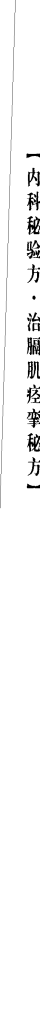
#> input picture scripts/archive/crop_compare/inpaint_p295/01_original.png, 80 x 2055 px (shown at 1/2 size)
$ python -i page_enhance.py   (imports and definitions only)   (older library calls are emulated)
#> lines starting #> are read from the running program, lines starting #| are printed output that depends on the picture; after the words box and inside, x2 and y2 are one past the last pixel; in counts of white or black regions, pixels touching at a corner belong together
"""
整页级图像处理模块

提供整页图像的预处理功能，包括：
- 保守去黑边（仅裁连续纯黑区域 >20px 且全黑率 >99%）
- 倾斜检测与纠偏（投影方差法，多分辨率搜索）
- 阴影去除（形态学闭运算 + cv2.divide）
- 打印质量评估（噪声水平 + 清晰度）
- 年代感知的 CLAHE 增强

所有函数接受 numpy.ndarray 输入，输出处理后图像。
"""

import math
from typing import Optional

import cv2
import numpy as np


# --------------------------------------------------------------------------- #
# 1. 去黑边
# --------------------------------------------------------------------------- #

# [118 lines left out: functions _trim_black_edges_single_axis, remove_black_borders, not called in this run]


# --------------------------------------------------------------------------- #
# 2. 倾斜检测与纠偏
# --------------------------------------------------------------------------- #

def detect_skew_angle(
    gray: np.ndarray,
    angle_range: tuple = (-5.0, 5.1),
    step: float = 0.5,
) -> float:
    """基于投影方差法的倾斜角度检测，支持多分辨率搜索。

    先对下采样图像（长边 800px）进行粗搜（给定 step），
    再在原分辨率 ±1° 范围内以 step/2 进行细搜。

    Parameters
    ----------
    gray :
        灰度图像，dtype uint8。
    angle_range :
        搜索角度范围，(min, max) 度，默认 (-5, 5.1)。
    step :
        粗搜步长，度，默认 0.5。

    Returns
    -------
    float
        检测到的倾斜角度（度），顺时针为正。
    """
    if gray is None or gray.size == 0:
        return 0.0

    gray_work = gray.copy()
    h, w = gray_work.shape[:2]

    # 二值化用于投影方差计算
    _, binary = cv2.threshold(gray_work, 0, 255, cv2.THRESH_BINARY + cv2.THRESH_OTSU)

    # 下采样比例（粗搜用）
    max_dim = max(h, w)
    coarse_scale = 1.0
    if max_dim > 800:
        coarse_scale = 800.0 / max_dim

    coarse_h = int(h * coarse_scale)
    coarse_w = int(w * coarse_scale)

    # 下采样后的二值图
    if coarse_scale < 1.0:
        binary_coarse = cv2.resize(
            binary, (coarse_w, coarse_h), interpolation=cv2.INTER_AREA
        )
        # 重新二值化，防止插值引入灰度
        _, binary_coarse = cv2.threshold(binary_coarse, 127, 255, cv2.THRESH_BINARY)
    else:
        binary_coarse = binary

    def _variance_at_angle(img_bin: np.ndarray, angle: float) -> float:
        """计算给定角度下水平投影的方差。"""
        rad = math.radians(angle)
        math.cos(rad)
        math.sin(rad)

        ih, iw = img_bin.shape[:2]
        cx, cy = iw / 2.0, ih / 2.0

        # 旋转矩阵
        M = cv2.getRotationMatrix2D((cx, cy), angle, 1.0)

        # 计算新边界
        corners = np.array([[0, 0], [iw, 0], [iw, ih], [0, ih]], dtype=np.float32)
        corners_rot = cv2.transform(corners.reshape(1, -1, 2), M).reshape(-1, 2)
        new_w = int(np.max(corners_rot[:, 0]) - np.min(corners_rot[:, 0]))
        new_h = int(np.max(corners_rot[:, 1]) - np.min(corners_rot[:, 1]))

        # 调整平移
        M[0, 2] += (new_w - iw) / 2.0
        M[1, 2] += (new_h - ih) / 2.0

        rotated = cv2.warpAffine(
            img_bin, M, (new_w, new_h), flags=cv2.INTER_NEAREST,
            borderMode=cv2.BORDER_CONSTANT, borderValue=255,
        )

        # 水平投影（统计每行的黑色像素数）
        projection = np.sum(rotated < 128, axis=1).astype(np.float64)
        if projection.size == 0:
            return 0.0
        return float(np.var(projection))

    # ---- 粗搜 ----
    angles_coarse = np.arange(angle_range[0], angle_range[1], step)
    if angles_coarse.size == 0:
        angles_coarse = np.array([0.0])

    best_angle = 0.0
    best_var = -1.0

    for a in angles_coarse:
        v = _variance_at_angle(binary_coarse, float(a))
        if v > best_var:
            best_var = v
            best_angle = float(a)

    # ---- 细搜（在原分辨率 ±1° 范围内） ----
    fine_step = step / 2.0
    fine_range = (max(angle_range[0], best_angle - 1.0),
                  min(angle_range[1], best_angle + 1.0 + fine_step))
    angles_fine = np.arange(fine_range[0], fine_range[1], fine_step)
    if angles_fine.size == 0:
        angles_fine = np.array([best_angle])

    for a in angles_fine:
        v = _variance_at_angle(binary, float(a))
        if v > best_var:
            best_var = v
            best_angle = float(a)

    return best_angle


def rotate_image(gray: np.ndarray, angle: float) -> np.ndarray:
    """使用仿射变换旋转图像。

    Parameters
    ----------
    gray :
        输入图像（灰度或彩色）。
    angle :
        旋转角度（度），正值表示逆时针旋转。

    Returns
    -------
    np.ndarray
        旋转后的图像，边缘使用 BORDER_REPLICATE 填充。
    """
    if gray is None or gray.size == 0:
        return gray

    h, w = gray.shape[:2]
    cx, cy = w / 2.0, h / 2.0

    M = cv2.getRotationMatrix2D((cx, cy), angle, 1.0)

    # 计算旋转后边界
    cos_a = abs(math.cos(math.radians(angle)))
    sin_a = abs(math.sin(math.radians(angle)))
    new_w = int(w * cos_a + h * sin_a)
    new_h = int(w * sin_a + h * cos_a)

    # 调整平移
    M[0, 2] += (new_w - w) / 2.0
    M[1, 2] += (new_h - h) / 2.0

    rotated = cv2.warpAffine(
        gray, M, (new_w, new_h),
        flags=cv2.INTER_LINEAR,
        borderMode=cv2.BORDER_REPLICATE,
    )
    return rotated


# --------------------------------------------------------------------------- #
# 3. 阴影去除
# --------------------------------------------------------------------------- #

def remove_shadow(page_img: np.ndarray) -> np.ndarray:
    """使用形态学闭运算提取背景，通过除法去除阴影。

    算法流程：
    1. 将图像转为灰度
    2. 使用大核形态学闭运算提取背景光照
    3. 对背景进行高斯模糊
    4. 使用 cv2.divide 将原图除以背景图
    5. 自适应直方图均衡恢复对比度

    Parameters
    ----------
    page_img :
        输入图像，BGR uint8。

    Returns
    -------
    np.ndarray
        去阴影后的图像，与输入同通道数。
    """
    if page_img is None or page_img.size == 0:
        return page_img

    is_color = len(page_img.shape) == 3 and page_img.shape[2] == 3

    if is_color:
        # 转换到 LAB 空间，仅对 L 通道处理
        lab = cv2.cvtColor(page_img, cv2.COLOR_BGR2LAB)
        l_channel = lab[:, :, 0]
        lab[:, :, 1]
        lab[:, :, 2]

        # 形态学闭运算提取背景（大核）
        kernel_size = max(25, int(max(page_img.shape[:2]) * 0.02))
        kernel_size = kernel_size | 1  # 确保奇数
        kernel = cv2.getStructuringElement(cv2.MORPH_ELLIPSE, (kernel_size, kernel_size))

        background = cv2.morphologyEx(l_channel, cv2.MORPH_DILATE, kernel)
        background = cv2.medianBlur(background, 21)

        # 避免除零
        background = np.clip(background.astype(np.float32), 1.0, 255.0)
        l_float = l_channel.astype(np.float32)

        # 除法去阴影
        ratio = 255.0 / background
        l_deshadow = np.clip(l_float * ratio, 0, 255).astype(np.uint8)

        # 合并回 LAB
        lab[:, :, 0] = l_deshadow
        result = cv2.cvtColor(lab, cv2.COLOR_LAB2BGR)
    else:
        # 灰度图处理
        gray = page_img.copy()
        kernel_size = max(25, int(max(gray.shape[:2]) * 0.02))
        kernel_size = kernel_size | 1
        kernel = cv2.getStructuringElement(cv2.MORPH_ELLIPSE, (kernel_size, kernel_size))

        background = cv2.morphologyEx(gray, cv2.MORPH_DILATE, kernel)
        background = cv2.medianBlur(background, 21)

        background = np.clip(background.astype(np.float32), 1.0, 255.0)
        gray_float = gray.astype(np.float32)

        ratio = 255.0 / background
        result = np.clip(gray_float * ratio, 0, 255).astype(np.uint8)

    return result


# --------------------------------------------------------------------------- #
# 4. 打印质量检测
# --------------------------------------------------------------------------- #

def detect_print_quality(gray: np.ndarray) -> str:
    """基于噪声水平和清晰度评估打印质量。

    评估指标：
    - noise：使用拉普拉斯方差估计噪声水平
    - sharpness：使用 Sobel 梯度评估清晰度

    Parameters
    ----------
    gray :
        灰度图像，dtype uint8。

    Returns
    -------
    str
        'low' | 'medium' | 'high'
        - noise > 30 或 sharpness < 30 → 'low'
        - noise > 15 或 sharpness < 80 → 'medium'
        - 否则 'high'
    """
    if gray is None or gray.size == 0:
        return 'low'

    # 噪声估计：中值滤波后的残差方差
    denoised = cv2.medianBlur(gray, 3)
    noise_map = gray.astype(np.float32) - denoised.astype(np.float32)
    noise = float(np.std(noise_map))

    # 清晰度：Sobel 梯度幅值均值
    sobelx = cv2.Sobel(gray, cv2.CV_64F, 1, 0, ksize=3)
    sobely = cv2.Sobel(gray, cv2.CV_64F, 0, 1, ksize=3)
    gradient_magnitude = np.sqrt(sobelx ** 2 + sobely ** 2)
    sharpness = float(np.mean(gradient_magnitude))

    if noise > 30.0 or sharpness < 30.0:
        return 'low'
    elif noise > 15.0 or sharpness < 80.0:
        return 'medium'
    else:
        return 'high'


# --------------------------------------------------------------------------- #
# 5. MinerU 前预处理
# --------------------------------------------------------------------------- #

# [55 lines left out: function preprocess_before_mineru, not called in this run]


# --------------------------------------------------------------------------- #
# 6. 整页增强（主入口）
# --------------------------------------------------------------------------- #

def page_level_enhance(
    page_img: np.ndarray,
    pub_year: Optional[int] = None,
    quality_profile: Optional[str] = None,
) -> np.ndarray:
    """整页级增强主入口。

    处理流程：
    1. 灰度化
    2. 倾斜校正
    3. 去阴影
    4. CLAHE 增强（年代感知的 clipLimit）

    年代参数：
    - 1949-1979: CLAHE clipLimit = 3.0
    - 1980-1999: CLAHE clipLimit = 2.5
    - 2000+     : CLAHE clipLimit = 2.0

    质量参数加权融合：年代权重 0.6，质量权重 0.4

    Parameters
    ----------
    page_img :
        输入整页图像，BGR uint8。
    pub_year :
        出版年份，用于调整增强强度。
    quality_profile :
        预设质量等级 'low'|'medium'|'high'，若为 None 则自动检测。

    Returns
    -------
    np.ndarray
        增强后的灰度图像，dtype uint8。
    """
    if page_img is None or page_img.size == 0:
        return page_img

    # 灰度化
    if len(page_img.shape) == 3 and page_img.shape[2] == 3:
        gray = cv2.cvtColor(page_img, cv2.COLOR_BGR2GRAY)
    else:
        gray = page_img.copy()

    # 倾斜校正
    try:
        angle = detect_skew_angle(gray, angle_range=(-5.0, 5.1), step=0.5)
        if abs(angle) > 0.1:
            gray = rotate_image(gray, angle)
    except Exception:
        pass

    # 去阴影
    try:
        # remove_shadow 期望 BGR，暂时转回
        gray_bgr = cv2.cvtColor(gray, cv2.COLOR_GRAY2BGR)
        gray_bgr = remove_shadow(gray_bgr)
        gray = cv2.cvtColor(gray_bgr, cv2.COLOR_BGR2GRAY)
    except Exception:
        pass

    # 自动检测质量
    if quality_profile is None:
        try:
            quality_profile = detect_print_quality(gray)
        except Exception:
            quality_profile = 'medium'

    # 确定 CLAHE 参数（年代 + 质量加权融合）
    # 年代基础 clipLimit
    era_clip = 2.0  # 默认 2000+
    if pub_year is not None:
        if 1949 <= pub_year <= 1979:
            era_clip = 3.0
        elif 1980 <= pub_year <= 1999:
            era_clip = 2.5
        elif pub_year >= 2000:
            era_clip = 2.0

    # 质量调整因子
    quality_factor = {'low': 1.3, 'medium': 1.0, 'high': 0.8}.get(
        quality_profile, 1.0
    )

    # 加权融合：年代权重 0.6，质量权重 0.4
    final_clip = era_clip * 0.6 + (2.0 * quality_factor) * 0.4
    final_clip = float(np.clip(final_clip, 1.0, 5.0))

    # CLAHE 增强
    tile_size = max(8, int(min(gray.shape[:2]) * 0.02))
    tile_size = max(tile_size, 8)
    clahe = cv2.createCLAHE(
        clipLimit=final_clip, tileGridSize=(tile_size, tile_size)
    )
    enhanced = clahe.apply(gray)

    return enhanced

>>> import cv2
>>> picture = cv2.imread('../../../../scripts/archive/crop_compare/inpaint_p295/01_original.png')
#> picture is the input picture: shape (2055, 80, 3); min 0, max 255, mean 245.8
>>> result = page_level_enhance(picture)
#> in detect_skew_angle, `_, binary = cv2.threshold(gray_work, 0, 255, cv2.THRESH_BINARY + cv2.T..`:
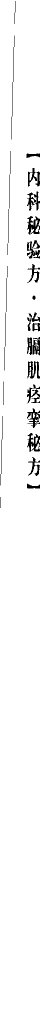
#> binary: shape (2055, 80) (shown at 1/2 size); 96.1% white; 32 black regions, largest, box (x1, y1, x2, y2) and area: (54, 432, 80, 469) 531, (54, 866, 80, 903) 503, (54, 722, 80, 757) 475
#> in detect_skew_angle, `_, binary_coarse = cv2.threshold(binary_coarse, 127, 255, cv2.THRESH_B..`: binary_coarse: shape (800, 31); 96.6% white; black in thin lines or dots, all inside (x1, y1, x2, y2) = (21, 120, 31, 380)
#> the loop in detect_skew_angle, `for a in angles_coarse:` made 21 passes
#> (v, best_var) on passes 1, 3, 4, 8: (4.9, 4.9), (5, 5), (5.01, 5.01), (5.05, 5.05)
#> v on passes 2, 5, 6, 7, 9, 10: 4.86, 4.93, 4.85, 4.82, 5.05, 5.05
#> pass 1, in _variance_at_angle, `rotated = cv2.warpAffine( img_bin, M, (new_w, new_h), flags=cv2.INTER_..`:
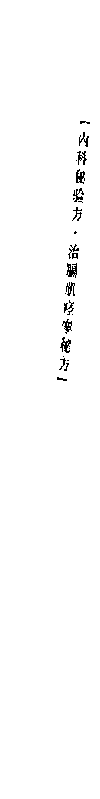
#> rotated: shape (799, 100); 98.9% white; black in thin lines or dots, all inside (x1, y1, x2, y2) = (57, 121, 90, 381)
#> after the loop in detect_skew_angle, `for a in angles_coarse:`: best_angle = -1.5; best_var = 5.05
#> in detect_skew_angle, `fine_range = (max(angle_range[0], best_angle - 1.0), min(angle_range[1..`: fine_range = (-2.5, -0.25)
#> the loop in detect_skew_angle, `for a in angles_fine:` made 9 passes
#> (v, best_var) on passes 1, 5, 6, 7, 9: (34.36, 34.36), (34.41, 34.41), (34.74, 34.74), (34.78, 34.78), (34.8, 34.8)
#> v on passes 2, 3, 4, 8: 34.35, 34.36, 34.18, 34.56
#> pass 1, in _variance_at_angle (call 22), `rotated = cv2.warpAffine( img_bin, M, (new_w, new_h), flags=cv2.INTER_..`:
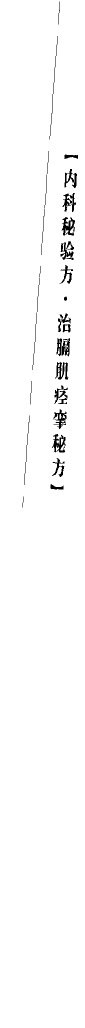
#> rotated: shape (2056, 169) (shown at 1/2 size); 98.1% white; 29 black regions, largest, box (x1, y1, x2, y2) and area: (112, 676, 140, 713) 585, (123, 434, 150, 471) 531, (104, 868, 131, 905) 503
#> pass 2, in _variance_at_angle (call 23), `rotated = cv2.warpAffine( img_bin, M, (new_w, new_h), flags=cv2.INTER_..`:
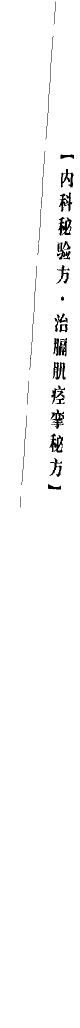
#> rotated: shape (2056, 160) (shown at 1/2 size); 98% white; 33 black regions, largest, box (x1, y1, x2, y2) and area: (116, 434, 143, 471) 531, (99, 867, 126, 905) 502, (105, 724, 131, 759) 476
#> pass 3, in _variance_at_angle (call 24), `rotated = cv2.warpAffine( img_bin, M, (new_w, new_h), flags=cv2.INTER_..`:
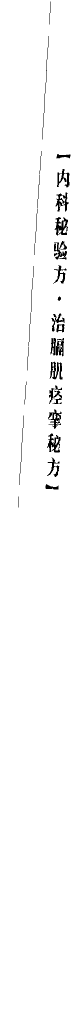
#> rotated: shape (2056, 151) (shown at 1/2 size); 97.9% white; 33 black regions, largest, box (x1, y1, x2, y2) and area: (109, 434, 136, 471) 531, (94, 867, 121, 905) 503, (99, 723, 125, 759) 476
#> after the loop in detect_skew_angle, `for a in angles_fine:`: best_angle = -0.5; best_var = 34.8
#> in page_level_enhance, `angle = detect_skew_angle(gray, angle_range=(-5.0, 5.1), step=0.5)`: angle = -0.5
#> in rotate_image, `M = cv2.getRotationMatrix2D((cx, cy), angle, 1.0)`: M = [[1, -0.00873, 8.97], [0.00873, 1, -0.31]]
#> in rotate_image, `cos_a = abs(math.cos(math.radians(angle)))`: cos_a = 1
#> in rotate_image, `sin_a = abs(math.sin(math.radians(angle)))`: sin_a = 0.00873
#> in rotate_image, `new_w = int(w * cos_a + h * sin_a)`: new_w = 97
#> in rotate_image, `new_h = int(w * sin_a + h * cos_a)`: new_h = 2055
#> in remove_shadow, `lab = cv2.cvtColor(page_img, cv2.COLOR_BGR2LAB)`: lab: shape (2055, 97, 3); mean of channels 0, 1, 2 246.3, 128, 128
#> in remove_shadow, `background = cv2.morphologyEx(l_channel, cv2.MORPH_DILATE, kernel)`: background: shape (2055, 97); every value is 255
#> in remove_shadow, `background = np.clip(background.astype(np.float32), 1.0, 255.0)`: background: shape (2055, 97) float32; every value is 255
#> in remove_shadow, `ratio = 255.0 / background`: ratio: shape (2055, 97) float32; every value is 1
#> in detect_print_quality, `noise_map = gray.astype(np.float32) - denoised.astype(np.float32)`:
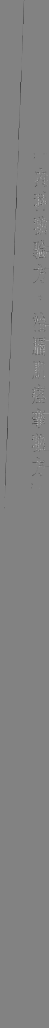
#> noise_map: shape (2055, 97) float32 (shown at 1/2 size); min -177, max 170, mean -0.4; drawn with min black and max white
#> in detect_print_quality, `noise = float(np.std(noise_map))`: noise = 7.9
#> in detect_print_quality, `gradient_magnitude = np.sqrt(sobelx ** 2 + sobely ** 2)`:
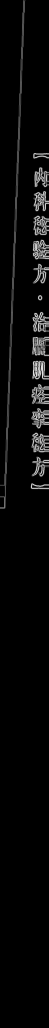
#> gradient_magnitude: shape (2055, 97) float64 (shown at 1/2 size); min 0, max 1062.6, mean 36.9; drawn with min black and max white
#> in detect_print_quality, `sharpness = float(np.mean(gradient_magnitude))`: sharpness = 36.86
#> in page_level_enhance, `quality_profile = detect_print_quality(gray)`: quality_profile = 'medium'
#> in page_level_enhance, `quality_factor = {'low': 1.3, 'medium': 1.0, 'high': 0.8}.get( quality..`: quality_factor = 1
#> in page_level_enhance, `final_clip = era_clip * 0.6 + (2.0 * quality_factor) * 0.4`: final_clip = 2
